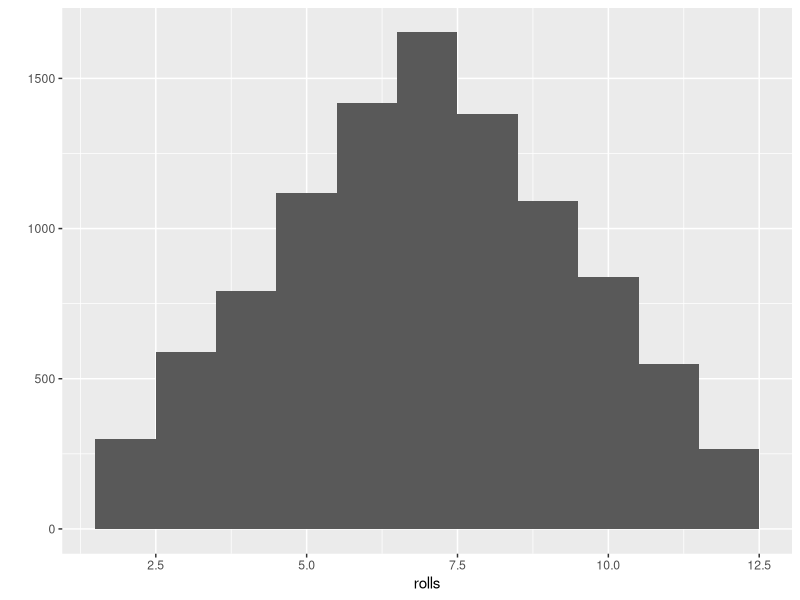
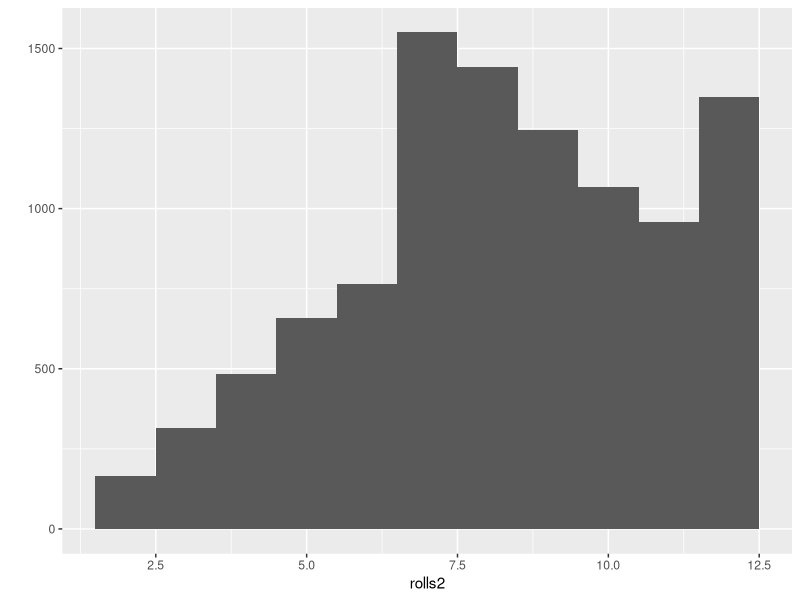
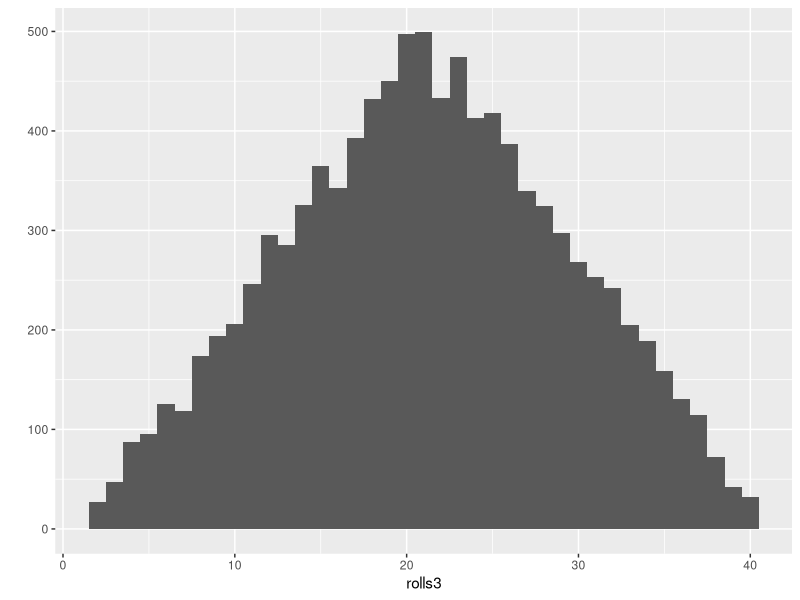

Reproduce these figures in R, in order.
library("ggplot2")

roll <- function() {
  die <- 1:6
  dice <- sample(die, 2, replace = TRUE)
  sum(dice)
}

roll2 <- function() {
  die <- 1:6
  dice <- sample(die, 2, replace = TRUE, prob = c(1/8, 1/8, 1/8, 1/8, 1/8, 3/8))
  sum(dice)
}

roll3 <- function(bones = 6) {
  dice <- sample(bones, size = 2, replace = TRUE)
  sum(dice)
}

rolls <- replicate(10000, roll())
qplot(rolls, binwidth = 1)

rolls2 <- replicate(10000, roll2())
qplot(rolls2, binwidth = 1)

rolls3 <- replicate(10000, roll3(bones = 20))
qplot(rolls3, binwidth = 1)

# calculate expected value of weighted dice.
die <- 1:6
rolls <- expand.grid(die, die)
rolls$value <- rolls$Var1 + rolls$Var2

prob <- c("1" = 1/8, "2" = 1/8, "3" = 1/8, "4" = 1/8, "5" = 1/8, "6" = 3/8)

rolls$prob1 <- prob[rolls$Var1]
rolls$prob2 <- prob[rolls$Var2]
rolls$prob <- rolls$prob1 * rolls$prob2

sum(rolls$value * rolls$prob)
